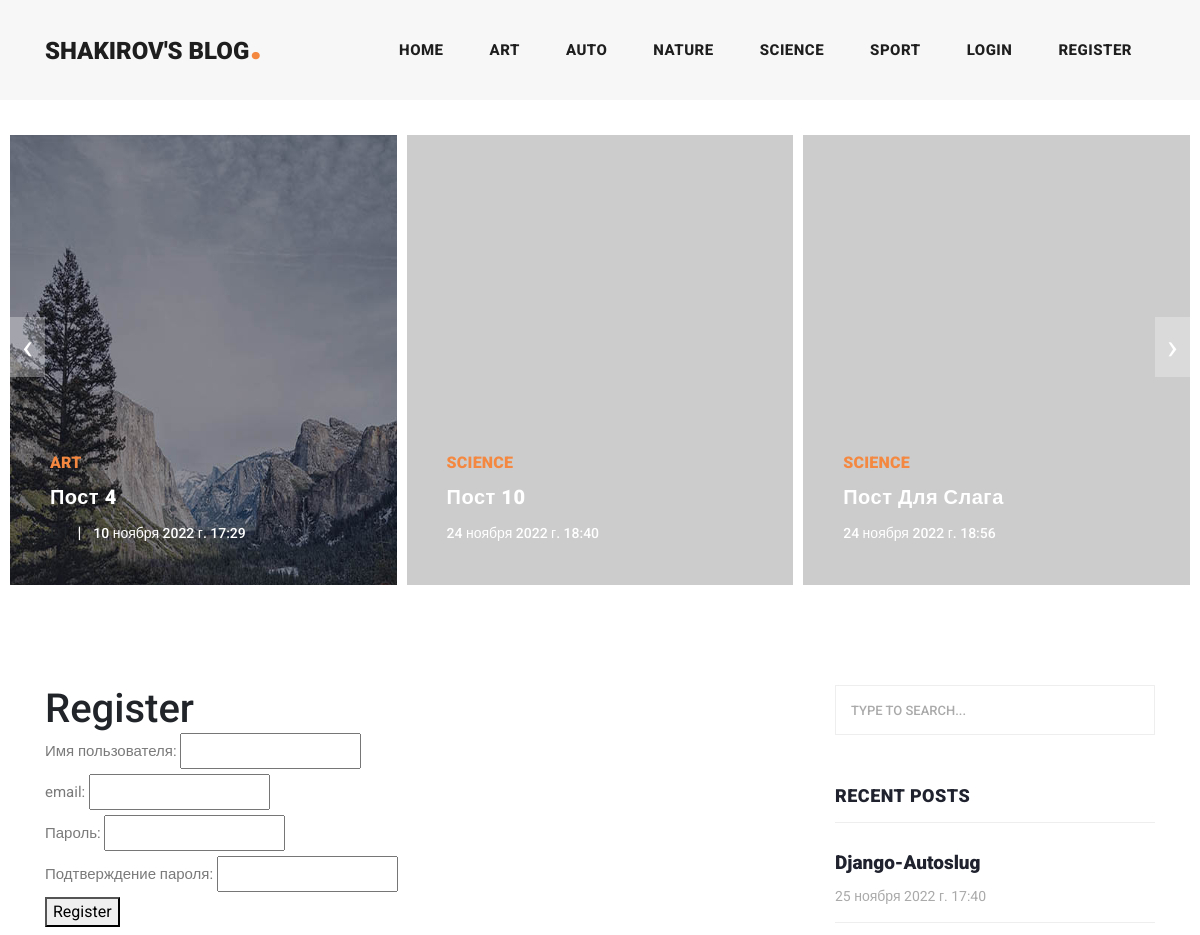
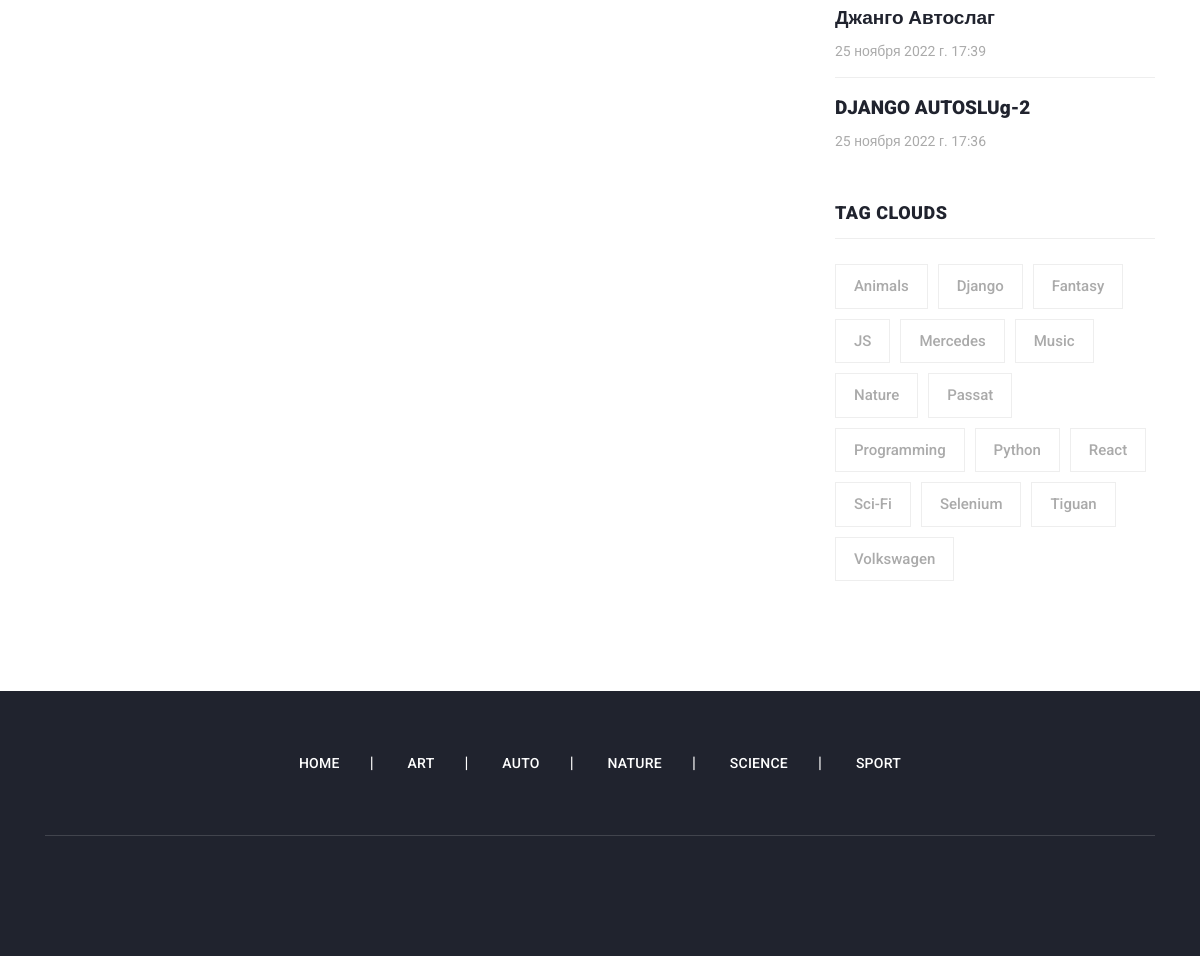
Screenshot of /register/ with the database file from the repository (2 pictures, top to bottom).
### blog/models.py (models this page shows, shortened)
class Category(models.Model):
    title = models.CharField(max_length=150, verbose_name='Категория')
    slug = models.SlugField(max_length=250, verbose_name='URL', unique=True)
    def __str__(self):
        return self.title
    def get_absolute_url(self):
        return reverse('category', kwargs={'slug': self.slug})
    class Meta:
        ordering = ['title']
        verbose_name = 'Категория'
        verbose_name_plural = 'Категории'

class Post(models.Model):
    title = models.CharField(max_length=250, verbose_name='Заголовок')
    slug = AutoSlugField(populate_from='title', unique_with='created_at')
    author = models.CharField(max_length=250, verbose_name='Автор', blank=True)
    on_top = models.BooleanField(default=False, verbose_name='Закрепленная запись')
    photo = models.ImageField(verbose_name='Изображение', blank=True)
    content = CKEditor5Field('Текст', config_name='extends')
    created_at = models.DateTimeField(auto_now_add=True, verbose_name='Дата создания')
    views = models.IntegerField(default=0, verbose_name='Просмотров')
    category = models.ForeignKey(Category, on_delete=models.PROTECT, related_name='posts', verbose_name='Категория')
    tags = models.ManyToManyField(Tag, blank=True, related_name='posts', verbose_name='Теги')
    def get_absolute_url(self):
        return reverse('post', kwargs={'slug': self.slug})
    class Meta:
        ordering = ['-on_top', '-created_at']
        verbose_name = 'Пост'
        verbose_name_plural = 'Посты'

class Tag(models.Model):
    title = models.CharField(max_length=150, verbose_name='Тег')
    slug = models.SlugField(max_length=250, verbose_name='URL', unique=True)
    def get_absolute_url(self):
        return reverse('tag', kwargs={'slug': self.slug})
    class Meta:
        ordering = ['title']
        verbose_name = 'Тег'
        verbose_name_plural = 'Теги'

### blog/views.py (the view)
# urls.py: path('register/', user_register, name='register'),
def user_register(request):
    if request.method == 'POST':
        form = UserRegisterForm(request.POST)
        if form.is_valid():
            user = form.save()
            login(request, user)
            messages.success(request, 'Регистрация прошла успешно')
            return redirect('home')
        else:
            messages.error(request, 'Ошибка регистрации')
    else:
        form = UserRegisterForm()
    return render(request, 'blog/register.html', {'form': form})

### blog/forms.py
class UserRegisterForm(UserCreationForm):
    username = forms.CharField(label='Имя пользователя', widget=forms.TextInput(attrs={'class': 'form_control'}))
    email = forms.EmailField(label='email', widget=forms.EmailInput(attrs={'class': 'form_control'}))
    password1 = forms.CharField(label='Пароль', widget=forms.PasswordInput(attrs={'class': 'form_control'}))
    password2 = forms.CharField(label='Подтверждение пароля', widget=forms.PasswordInput(attrs={'class': 'form_control'}))
    class Meta:
        model = User
        fields = ['username', 'email', 'password1', 'password2']

### blog/templatetags/carousel.py (called while the page is built)
@register.inclusion_tag('blog/popular_posts_tpl.html')
def get_popular(cnt=5):
    posts = Post.objects.order_by('views')
    return {'posts': posts}

### blog/templatetags/menu.py (called while the page is built)
@register.inclusion_tag('blog/menu_tpl.html')
def show_menu(menu_class='collapse navbar-collapse'):
    categories = Category.objects.all()
    return {'categories': categories, 'menu_class': menu_class}

@register.inclusion_tag('blog/menu_tpl_footer.html')
def show_menu_footer(menu_class='container'):
    categories = Category.objects.all()
    return {'categories': categories, 'menu_class_footer': menu_class}

### blog/templatetags/sidebar.py (called while the page is built)
@register.inclusion_tag('blog/recent_posts_tpl.html')
def get_recent(cnt = 3):
    posts = Post.objects.order_by('-created_at')[:cnt]
    return {'posts': posts}

@register.inclusion_tag('blog/tags_tpl.html')
def get_tags():
    tags = Tag.objects.all()
    return {'tags': tags}

### blog/templates/blog/register.html (shortened to what this page needs)
{% extends 'base.html' %}
{%load static%}
{% load sidebar %}
{% load carousel %}
{% block content %}
        {% get_popular 5 %}
    <section class="blog-posts">
      <div class="container">
        <div class="row">
          <div class="col-lg-8">
   <fieldset>
              <h1>Register</h1>
<form method ="post">
    {{ form.as_p}}
    <button type="submit" id="form-submit" class="main-button">Register</button>
</form>
       </fieldset>
          </div>
          <div class="col-lg-4">
            <div class="sidebar">
              <div class="row">
                <div class="col-lg-12">
                  <div class="sidebar-item search">
                    <form id="search_form" name="gs" method="GET" action="{%url 'search'%}">
                      <input type="text" name="q" class="searchText" placeholder="type to search..." autocomplete="on">
                    </form>
                  </div>
                </div>
                <div class="col-lg-12">
                  {% get_recent 3 %}
                </div>
                <div class="col-lg-12">
                  {% get_tags %}
                </div>
              </div>
            </div>
          </div>
        </div>
      </div>
    </section>
{% endblock %}

### blog/templates/blog/menu_tpl.html (shortened to what this page needs)
<div class="{{ menu_class}}" id="navbarResponsive">
            <ul class="navbar-nav ml-auto">
              <li class="nav-item">
                <a class="nav-link" href="{% url 'home' %}">Home
                </a>
              </li>
                {% for item in categories %}
              <li class="nav-item">
                <a class="nav-link" href="{{ item.get_absolute_url }}"> {{ item.title }} </a>
              </li>
                {% endfor %}
            </ul>
          </div>

### blog/templates/blog/popular_posts_tpl.html
<div class="main-banner header-text">
    <div class="container-fluid">
        <div class="owl-banner owl-carousel">
            {% for post in posts%}
                <div class="item">
            {% if post.photo %}
            <img src="{{ post.photo.url }}" alt="" height="450">
                 {% else %}
                    <img src="https://loremflickr.com/320/240/brazil,rio" alt="" height="450">
                    {% endif %}
            <div class="item-content">
              <div class="main-content">
                <div class="meta-category">
                  <span>{{ post.category }}</span>
                </div>
                <a href="{{ post.get_absolute_url }}"><h4>{{ post.title }}</h4></a>
                <ul class="post-info">
                               {% if post.author %}
                        <li>{{ post.author }}</li>
                        {% endif %}
                  <li><a href="{{ post.get_absolute_url }}">{{ post.created_at }}</a></li>
                </ul>
              </div>
            </div>
          </div>
    {% endfor %}
        </div>
      </div>
    </div>

### blog/templates/blog/recent_posts_tpl.html
<div class="sidebar-item recent-posts">
                    <div class="sidebar-heading">
                      <h2>Recent Posts</h2>
                    </div>
                    <div class="content">
                      <ul>
                          {% for post in posts %}
                        <li><a href="{{ post.get_absolute_url }}">
                          <h5>{{ post.title }}</h5>
                          <span>{{ post.created_at }}</span>
                        </a></li>
                          {% endfor %}
                      </ul>
                    </div>
                  </div>

### blog/templates/blog/tags_tpl.html
<div class="sidebar-item tags">
                    <div class="sidebar-heading">
                      <h2>Tag Clouds</h2>
                    </div>
                    <div class="content">
                        <ul>
                      {% for tag in tags %}
                        <li><a href=" {{tag.get_absolute_url}} "> {{ tag.title }} </a></li>
                      {% endfor %}
                      </ul>
                    </div>
</div>

### blog/templates/blog/menu_tpl_footer.html
      <div class="{{ menu_class_footer }}">
        <div class="row">
         <div class="col-lg-12" >
        <ul class="social-icons">
            <li><a href="{% url 'home' %}">Home</a></li>
               {% for item in categories %}
              <li><a href="{{ item.get_absolute_url}}">{{ item.title }}</a></li>
                {% endfor %}
             </ul>
        </div>
        </div>
          </div>

### siteblog/static/assets/css/templatemo-stand-blog.css (style rules this page uses)
body { font-family: 'Roboto', sans-serif; overflow-x: hidden; text-rendering: optimizeLegibility; -webkit-font-smoothing: antialiased; -moz-osx-font-smoothing: grayscale; }
p { margin-bottom: 0px; font-size: 15px; font-weight: 400; color: #7a7a7a; line-height: 30px; }
a { text-decoration: none!important; }
ul { padding: 0; margin: 0; list-style: none; }
h1,h2,h3,h4,h5,h6 { margin: 0px; }
#navbarResponsive { z-index: 999; }
.navbar-collapse { text-align: center; }
.navbar .navbar-nav .nav-item { margin: 0px 15px; }
.navbar .navbar-nav a.nav-link { text-transform: capitalize; font-size: 15px; font-weight: 800; text-transform: uppercase; letter-spacing: 0.5px; color: #1e1e1e; transition: all 0.3s; }
.main-banner .container-fluid { padding: 0px 10px; margin-bottom: -24px; }
.owl-banner { padding-top: 110px; }
.owl-banner .item { position: relative; }
.owl-banner .item .item-content { position: absolute; bottom: 40px; left: 40px; }
.owl-banner .item .item-content .meta-category span { color: #f48840; font-size: 18px; text-transform: uppercase; font-weight: 900; letter-spacing: 0.25px; }
.owl-banner .item .item-content h4 { font-size: 24px; font-weight: 900; color: #fff; letter-spacing: 0.5px; text-transform: capitalize; margin: 10px 0px 12px 0px; }
.owl-banner .item .item-content ul li { display: inline-block; margin-right: 8px; }
.owl-banner .item .item-content ul li:after { content: '|'; color: #fff; margin-left: 8px; }
.owl-banner .item .item-content ul li:last-child::after { display: none; }
.owl-banner .item .item-content ul li a { font-size: 14px; color: #fff; font-weight: 500; transition: all .3s; }
.blog-posts { margin-top: 100px; }
.blog-posts .sidebar-heading h2 { font-size: 18px; text-transform: uppercase; font-weight: 900; letter-spacing: 0.5px; color: #20232e; border-bottom: 1px solid #eee; padding-bottom: 15px; margin-bottom: 25px; }
.sidebar { margin-left: 30px; }
.sidebar .sidebar-item { margin-top: 50px; }
.sidebar .search { margin-top: 0px; }
.sidebar .sidebar-heading h2 { font-size: 18px; text-transform: uppercase; font-weight: 900; letter-spacing: 0.5px; color: #20232e; border-bottom: 1px solid #eee; padding-bottom: 15px; margin-bottom: 25px; }
.sidebar .search input { width: 100%; height: 50px; border: 1px solid #eee; font-size: 13px; text-transform: uppercase; font-weight: 500; color: #7a7a7a; outline: none; padding: 0px 15px; }
.sidebar .search input::placeholder { color: #aaa; }
.sidebar .recent-posts ul li { margin-bottom: 15px; padding-bottom: 15px; border-bottom: 1px solid #eee; }
.sidebar .recent-posts ul li:last-child { margin-bottom: 0px; padding-bottom: 0px; border-bottom: none; }
.sidebar .recent-posts ul li h5 { font-size: 19px; font-weight: 900; color: #20232e; line-height: 30px; transition: all 0.3s; }
.sidebar .recent-posts ul li span { display: block; font-size: 14px; color: #aaa; margin-top: 8px; }
.sidebar .tags ul li { margin-right: 6px; display: inline-block; }
.sidebar .tags ul li { margin-bottom: 10px; }
.sidebar .tags ul li a { font-size: 15px; font-weight: 500; color: #aaa; display: inline-block; border: 1px solid #eee; padding: 10px 18px; transition: all .3s; }
footer ul.social-icons { padding-bottom: 60px; margin-bottom: 60px; border-bottom: 1px solid rgba(250,250,250,0.15); }
footer ul.social-icons li { display: inline-block; margin-right: 30px; }
footer ul.social-icons li:after { content: "|"; color: #fff; margin-left: 30px; }
footer ul.social-icons li:last-child { margin-right: 0px; }
footer ul.social-icons li:last-child::after { display: none; }
footer ul.social-icons li a { font-size: 14px; text-transform: uppercase; color: #fff; font-weight: 500; letter-spacing: 0.25px; transition: all .3s; }
@media (max-width: 1250px) { .owl-banner .item .item-content .meta-category span { font-size: 16px; } }
@media (max-width: 1250px) { .owl-banner .item .item-content h4 { font-size: 20px; } }

### rows the page displays
Category: title "ART"
Category: title "AUTO"
Category: title "NATURE"
Category: title "SCIENCE"
Category: title "SPORT"
Post: photo (picture), category "ART", title "Пост 4", author "D1", created_at "10 ноября 2022 г. 17:29"
Post: category "SCIENCE", title "Пост 10", created_at "24 ноября 2022 г. 18:40"
Post: category "SCIENCE", title "Пост Для Слага", created_at "24 ноября 2022 г. 18:56"
Post: title "Django-Autoslug", created_at "25 ноября 2022 г. 17:40"
Post: title "Джанго Автослаг", created_at "25 ноября 2022 г. 17:39"
Post: title "DJANGO AUTOSLUg-2", created_at "25 ноября 2022 г. 17:36"
Tag: title "Animals"
Tag: title "Django"
Tag: title "Fantasy"
Tag: title "JS"
Tag: title "Mercedes"
Tag: title "Music"
Tag: title "Nature"
Tag: title "Passat"
Tag: title "Programming"
Tag: title "Python"
Tag: title "React"
Tag: title "Sci-Fi"
Tag: title "Selenium"
Tag: title "Tiguan"
Tag: title "Volkswagen"
